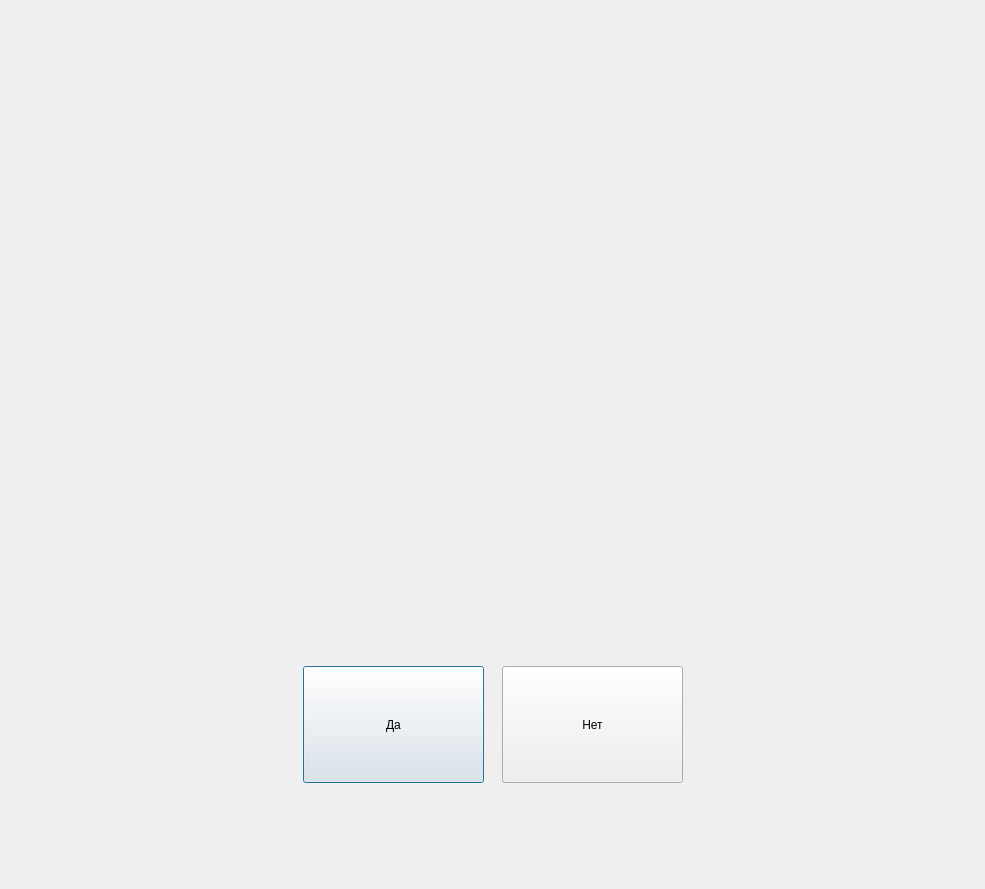
<?xml version="1.0" encoding="UTF-8"?>
<ui version="4.0">
 <class>AccountExitDialog</class>
 <widget class="QDialog" name="AccountExitDialog">
  <property name="geometry">
   <rect>
    <x>0</x>
    <y>0</y>
    <width>985</width>
    <height>889</height>
   </rect>
  </property>
  <property name="minimumSize">
   <size>
    <width>985</width>
    <height>889</height>
   </size>
  </property>
  <property name="maximumSize">
   <size>
    <width>985</width>
    <height>889</height>
   </size>
  </property>
  <property name="windowTitle">
   <string>Выход из аккаунта</string>
  </property>
  <layout class="QVBoxLayout" name="verticalLayout"/>
  <widget class="QLabel" name="background">
   <property name="geometry">
    <rect>
     <x>0</x>
     <y>0</y>
     <width>985</width>
     <height>889</height>
    </rect>
   </property>
   <property name="pixmap">
    <pixmap>:/images/account_exit_dialog_screen.png</pixmap>
   </property>
   <property name="scaledContents">
    <bool>true</bool>
   </property>
  </widget>
  <widget class="QPushButton" name="yesButton">
   <property name="geometry">
    <rect>
     <x>303</x>
     <y>666</y>
     <width>181</width>
     <height>117</height>
    </rect>
   </property>
   <property name="text">
    <string>Да</string>
   </property>
  </widget>
  <widget class="QPushButton" name="noButton">
   <property name="geometry">
    <rect>
     <x>502</x>
     <y>666</y>
     <width>181</width>
     <height>117</height>
    </rect>
   </property>
   <property name="text">
    <string>Нет</string>
   </property>
  </widget>
 </widget>
 <resources/>
 <connections/>
</ui>
